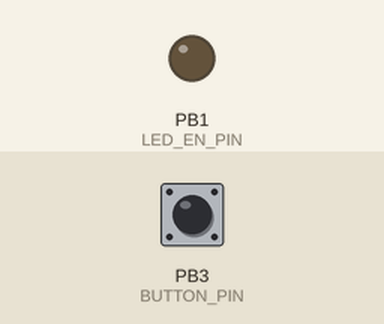
Simulated run of this sketch. Board: ATtiny85, built with avr-gcc and run on an emulated ATtiny85. Parts: output pins drawn as LEDs (lit = HIGH). The test bench sets the inputs (shaded band); at power-on: PB3 (BUTTON_PIN) HIGH.

Above: at 2.6 s.
2.7 s: PB3 (BUTTON_PIN) pulled LOW for 0.15 s
At 3.1 s:
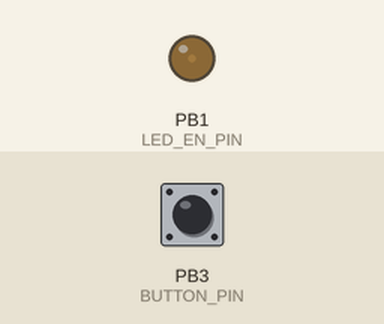
4.3 s: PB3 (BUTTON_PIN) pulled LOW for 1 s
At 5.6 s:
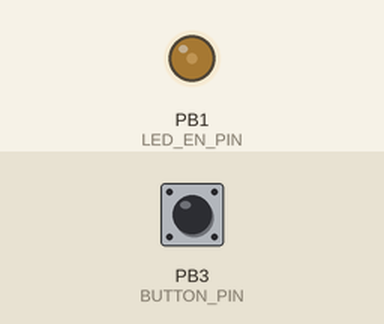
6.8 s: PB3 (BUTTON_PIN) pulled LOW for 0.15 s
At 7.5 s:
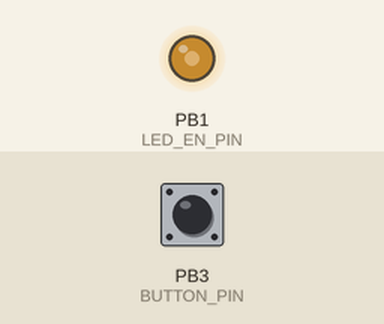
8.4 s: PB3 (BUTTON_PIN) pulled LOW for 3.2 s
At 8.7 s:
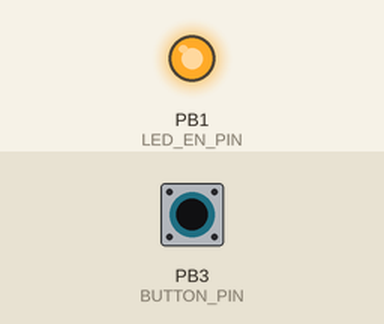
Timing chart, 0 to 11.4 s (numbered marks = the images above; inputs shaded):
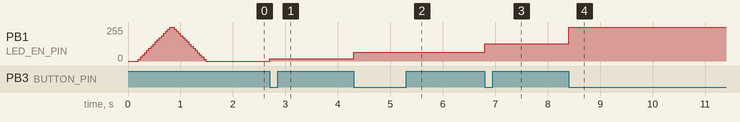

The sketch:

MicroscopeLightFW.ino
```cpp
//https://raw.githubusercontent.com/damellis/attiny/ide-1.6.x-boards-manager/package_damellis_attiny_index.json
//Board: ATTiny25/45/85
//Processor: ATTiny85
//Clock: Internal 8MHz

//avrdude -cusbtiny -p ATtiny85 -U lfuse:w:0xe2:m

#define BUTTON_PIN 3
#define LED_EN_PIN 1

class ButtonManager
{
  public:
    ButtonManager() {
      _btn_laststate = false;
      _first_touch = millis();
    }
    bool check() {
      int btnstate;
      btnstate = not digitalRead(BUTTON_PIN);
      if(_btn_laststate) {
        _btn_laststate = btnstate;
        return false;
      }
      _btn_laststate = btnstate;
      if(btnstate) {
        if(millis() - _first_touch > 200) {
          _first_touch = millis();
          return true;
        }
        return false;
      }
      return false;
    }
  private:
    bool _btn_laststate;
    unsigned long _first_touch;
};

ButtonManager button_manager;

uint8_t brigntness_states[] = {0, 16, 64, 128, 255};
#define brigntness_states_len 5
uint8_t brightness_state;

void setup() {
  pinMode(LED_EN_PIN, OUTPUT);
  pinMode(BUTTON_PIN, INPUT_PULLUP);
  delay(200);
  for(int i = 15; i <= 255; i += 16) {
    analogWrite(LED_EN_PIN, i);
    delay(40);
  }
  for(int i = 255; i > 0; i -= 16) {
    analogWrite(LED_EN_PIN, i);
    delay(40);
  }
  brightness_state = 0;
  analogWrite(LED_EN_PIN, brigntness_states[brightness_state]);
}

void loop() {
  if(button_manager.check()) {
    brightness_state++;
    if(brightness_state==brigntness_states_len)
      brightness_state=0;
    analogWrite(LED_EN_PIN, brigntness_states[brightness_state]);
  }
}
```

Measured:
- after the input at 2.7 s, PB1 (LED_EN_PIN): 0/255 → 16/255 at once
- after the input at 4.3 s, PB1 (LED_EN_PIN): 16/255 → 64/255 at once
- after the input at 6.8 s, PB1 (LED_EN_PIN): 64/255 → 128/255 at once
- after the input at 8.4 s, PB1 (LED_EN_PIN): 128/255 → 255/255 at once
